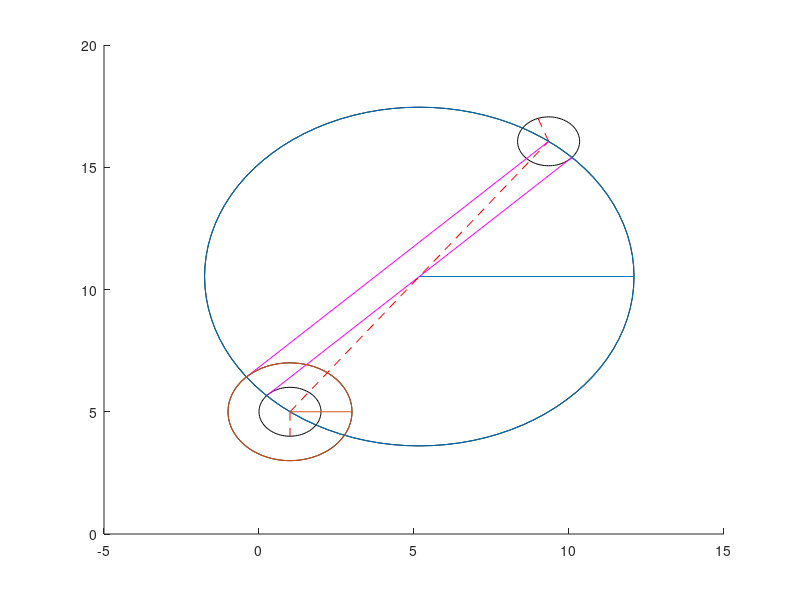

Write the MATLAB code that produced this figure.
clear
clc
x1 = 1
y1 = 4
n1 = pi
x2 = 9
y2 = 17
n2 = pi/9
r = 1
c1x = (x1 + r*cos(n1-pi/2));
c1y = (y1 + r*sin(n1-pi/2));
c2x = (x2 + r*cos(n2-pi/2));
c2y = (y2 + r*sin(n2-pi/2));
c2 = [c2x;c2y];

hold on
th = 0:pi/50:2*pi;
xunit = r * cos(th) + c1x;
yunit = r * sin(th) + c1y;
plot(xunit, yunit,'k');

th = 0:pi/50:2*pi;
xunit1 = r * cos(th) + c2x;
yunit1 = r * sin(th) + c2y;
plot(xunit1, yunit1,'k');


d = sqrt(((c2x-c1x)^2)+(c2y-c1y)^2);

c3x = (c1x+c2x)/2;
c3y = (c1y+c2y)/2;
th = 0:pi/50:2*pi;
xunit2 = d/2 * cos(th) + c3x;
yunit2 = d/2 * sin(th) + c3y;
plot(xunit2,yunit2,'k');

c4x = c1x;
c4y = c1y;
th = 0:pi/50:2*pi;
r4 = r+r;
xunit3 = r4 * cos(th) + c4x;
yunit3 = r4 * sin(th) + c4y;
plot(xunit3,yunit3,'k');


 P1 = [c3x;c3y]
 P2 = [c4x;c4y]
 d2 = sum((P2-P1).^2);
   P0 = (P1+P2)/2+((d/2)^2-r4^2)/d2/2*(P2-P1);
   t = (((d/2)+r4)^2-d2)*(d2-(r4-(d/2))^2);
   if t <= 0
     fprintf('The circles don''t intersect.\n')
   else
     T = sqrt(t)/d2/2*[0 -1;1 0]*(P2-P1);
     pa = P0 + T % Pa and Pb are circles' intersection points
     pb = P0 - T
   end
   

P1 = [c1x;c1y]
P2 = [c3x;c3y] 
   d2 = sum((P2-P1).^2);
   P0 = (P1+P2)/2+(r^2-(d/2)^2)/d2/2*(P2-P1);
   t = ((r+(d/2))^2-d2)*(d2-((d/2)-r)^2);
   if t <= 0
     fprintf('The circles don''t intersect.\n')
   else
     T = sqrt(t)/d2/2*[0 -1;1 0]*(P2-P1);
     pc = P0 + T; % Pa and Pb are circles' intersection points
     pd = P0 - T;
   end
   
P1 = [c2x;c2y]
P2 = [c3x;c3y] 
   d2 = sum((P2-P1).^2);
   P0 = (P1+P2)/2+(r^2-(d/2)^2)/d2/2*(P2-P1);
   t = ((r+(d/2))^2-d2)*(d2-((d/2)-r)^2);
   if t <= 0
     fprintf('The circles don''t intersect.\n')
   else
     T = sqrt(t)/d2/2*[0 -1;1 0]*(P2-P1);
     pe = P0 + T; % Pa and Pb are circles' intersection points
     pf = P0 - T;
   end  
   
plot([pc(1),pe(1)],[pc(2),pe(2)],'m')
plot([c1x c2x],[c1y c2y],'--r');
plot([pb(1) c2x],[pb(2) c2y],'m')
plot([c1x x1],[c1y y1],'--r');
plot([c2x x2],[c2y y2],'--r');
plot([c3x xunit2],[c3y yunit2]);
plot([c4x xunit3],[c4y yunit3]);
